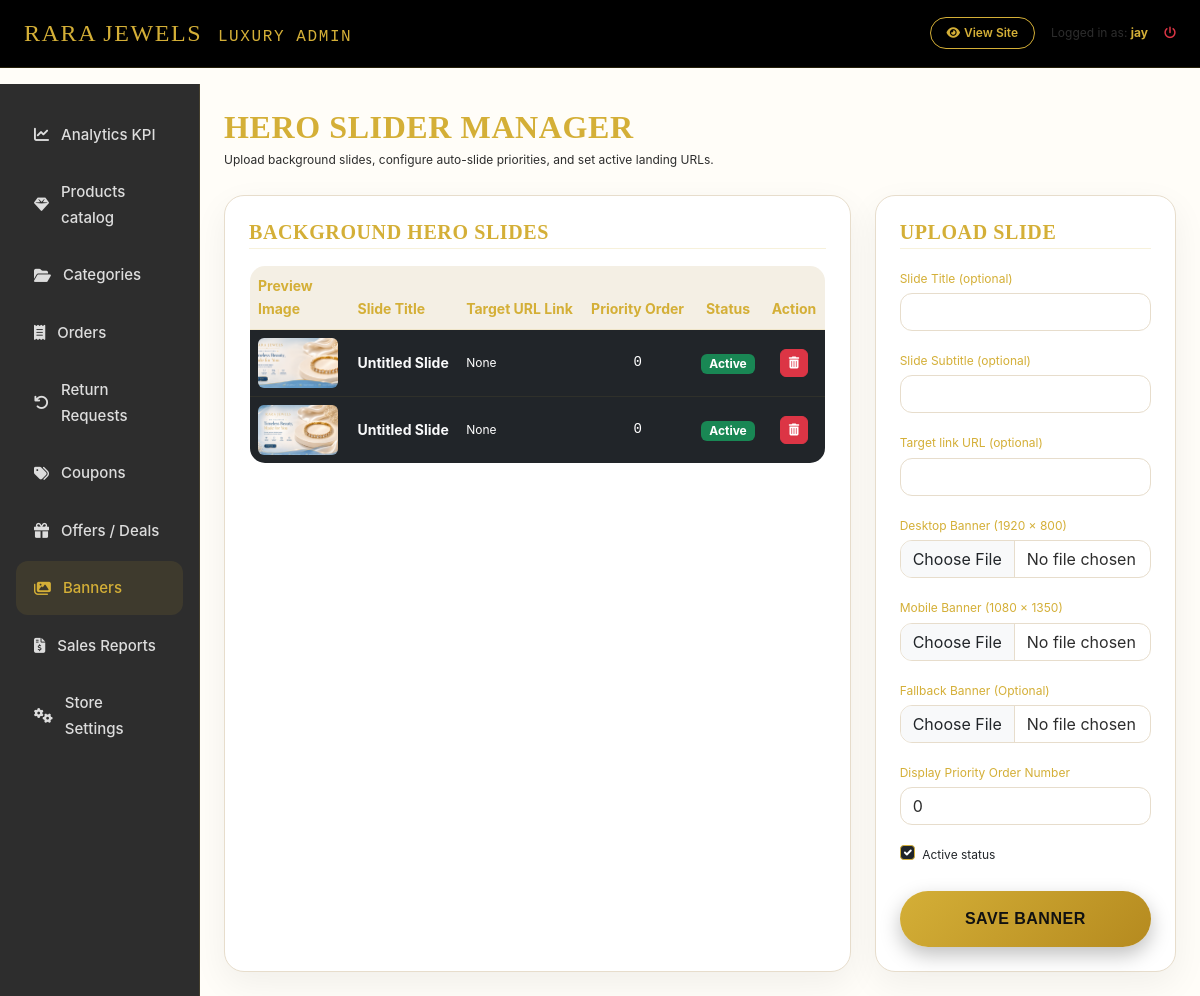
Screenshot of /luxury-admin/banners/ (signed in) with the database file from the repository.
### accounts/models.py (models this page shows, shortened)
class User(AbstractBaseUser, PermissionsMixin):
    email = models.EmailField(unique=True)
    name = models.CharField(max_length=255)
    mobile = models.CharField(max_length=15)
    is_active = models.BooleanField(default=True)
    is_staff = models.BooleanField(default=False)
    date_joined = models.DateTimeField(default=timezone.now)
    objects = CustomUserManager()
    USERNAME_FIELD = 'email'
    REQUIRED_FIELDS = ['name', 'mobile']

### shop/models.py (models this page shows, shortened)
class Banner(models.Model):
    title = models.CharField(max_length=200, blank=True)
    subtitle = models.CharField(max_length=250, blank=True)
    image = models.ImageField(upload_to='banners/')
    desktop_image = models.ImageField(
    upload_to='banners/',
    blank=True,
    null=True
)
    mobile_image = models.ImageField(
        upload_to='banners/',
        blank=True,
        null=True
    )
    link_url = models.CharField(max_length=255, blank=True)
    order = models.IntegerField(default=0)
    active = models.BooleanField(default=True)
    class Meta:
        ordering = ['order', 'id']

### shop/admin_views.py (the view)
# urls.py: path('luxury-admin/banners/', admin_views.admin_banners_view, name='admin_banners'),
@superuser_required
def admin_banners_view(request):
    banners = Banner.objects.all().order_by('order', 'id')
    form = BannerForm()
    if request.method == 'POST':
        form = BannerForm(request.POST, request.FILES)
        if form.is_valid():
            form.save()
            messages.success(request, "Hero slider banner added.")
            return redirect('shop:admin_banners')
    return render(request, 'admin_dashboard/banners.html', {'banners': banners, 'form': form})

### shop/admin_views.py (called while the page is built)
def superuser_required(view_func):
    return user_passes_test(
        lambda u: u.is_authenticated and u.is_superuser,
        login_url='accounts:login'
    )(view_func)

### shop/context_processors.py (called while the page is built)
def store_context(request):
    parent_categories = Category.objects.filter(parent=None).prefetch_related('subcategories')
    cart_items_count = 0
    cart = None
    if request.user.is_authenticated:
        cart = Cart.objects.filter(user=request.user).first()
    else:
        session_key = request.session.session_key
        if session_key:
            cart = Cart.objects.filter(session_id=session_key).first()
    if cart:
        cart_items_count = cart.items_count
    wishlist_count = 0
    if request.user.is_authenticated:
        wishlist_count = Wishlist.objects.filter(user=request.user).count()
    settings_obj = StoreSetting.get_settings()
    return {
        'nav_categories': parent_categories,
        'cart_count': cart_items_count,
        'wishlist_count': wishlist_count,
        'store_settings': settings_obj,
        'current_year': timezone.now().year
    }

### shop/models.py (called while the page is built)
    @classmethod
    def get_settings(cls):
        obj, created = cls.objects.get_or_create(id=1)
        return obj

    @property
    def items_count(self):
        return sum(item.quantity for item in self.items.all())

### templates/admin_dashboard/banners.html (shortened to what this page needs)
{% extends 'admin_dashboard/base_admin.html' %}
{% load static %}
{% block admin_content %}
<div class="d-flex justify-content-between align-items-center mb-4">
    <div>
        <h2 class="playfair-font text-gold mb-1">HERO SLIDER MANAGER</h2>
        <p class="text-xs text-light-dim mb-0">Upload background slides, configure auto-slide priorities, and set active landing URLs.</p>
    </div>
</div>
<div class="row g-4">
    <div class="col-lg-8">
        <div class="glass-card p-4 h-100">
            <h5 class="playfair-font text-gold mb-3 border-bottom border-gold-dim pb-1">BACKGROUND HERO SLIDES</h5>
            <div class="table-responsive">
                <table class="table table-dark table-luxury m-0 text-sm align-middle">
                    <thead>
                        <tr>
                            <th>Preview Image</th>
                            <th>Slide Title</th>
                            <th>Target URL Link</th>
                            <th class="text-center">Priority Order</th>
                            <th class="text-center">Status</th>
                            <th class="text-center">Action</th>
                        </tr>
                    </thead>
                    <tbody>
                        {% for b in banners %}
                        <tr>
                            <td style="width: 100px;">
                                  <img src="{% if b.desktop_image %}{{ b.desktop_image.url }}{% else %}{{ b.image.url }}{% endif %}" class="rounded" style="width:80px;height:50px;object-fit:cover;border:1px solid var(--glass-border);">
                            </td>
                            <td>
                                <strong class="text-light">{{ b.title|default:"Untitled Slide" }}</strong><br>
                            </td>
                            <td class="text-xs text-light-dim">{{ b.link_url|default:"None" }}</td>
                            <td class="text-center font-monospace">{{ b.order }}</td>
                            <td class="text-center">
                                <span class="badge {% if b.active %}bg-success{% else %}bg-secondary{% endif %} px-2 py-1 text-xs">
                                    {% if b.active %}Active{% else %}Inactive{% endif %}
                                </span>
                            </td>
                            <td class="text-center">
                                <a href="{% url 'shop:admin_banner_delete' b.pk %}" class="btn btn-xs btn-danger px-2 py-1 text-xs" title="Delete Slide" onclick="return confirm('Remove this sliding banner?');"><i class="fa-solid fa-trash-can"></i></a>
                            </td>
                        </tr>
                        {% empty %}
                        <tr>
                            <td colspan="6" class="text-center py-4 text-light-dim italic">No hero banners uploaded yet.</td>
                        </tr>
                        {% endfor %}
                    </tbody>
                </table>
            </div>
        </div>
    </div>
    <div class="col-lg-4">
        <div class="glass-card p-4">
            <h5 class="playfair-font text-gold mb-3 border-bottom border-gold-dim pb-1">UPLOAD SLIDE</h5>
            <form method="POST" enctype="multipart/form-data">
                <div class="mb-3">
                    <label class="text-xs text-gold mb-1">Slide Title (optional)</label>
                    {{ form.title }}
                </div>
                <div class="mb-3">
                    <label class="text-xs text-gold mb-1">Slide Subtitle (optional)</label>
                    {{ form.subtitle }}
                </div>
                <div class="mb-3">
                    <label class="text-xs text-gold mb-1">Target link URL (optional)</label>
                    {{ form.link_url }}
                </div>
              <div class="mb-3">
    <label class="text-xs text-gold mb-1">
        Desktop Banner (1920 × 800)
    </label>
    {{ form.desktop_image }}
</div>
<div class="mb-3">
    <label class="text-xs text-gold mb-1">
        Mobile Banner (1080 × 1350)
    </label>
    {{ form.mobile_image }}
</div>
<div class="mb-3">
    <label class="text-xs text-gold mb-1">
        Fallback Banner (Optional)
    </label>
    {{ form.image }}
</div>
                <div class="mb-3">
                    <label class="text-xs text-gold mb-1">Display Priority Order Number</label>
                    {{ form.order }}
                </div>
                <div class="form-check mb-4">
                    {{ form.active }}
                    <label class="form-check-label text-xs text-dark" for="id_active">Active status</label>
                </div>
                <button type="submit" class="btn btn-gold w-100 rounded-pill py-3 font-semibold shadow-gold">
                    SAVE BANNER
                </button>
            </form>
        </div>
    </div>
</div>
{% endblock %}

### templates/admin_dashboard/base_admin.html (shortened to what this page needs)
{% load static %}
<!DOCTYPE html>
<html lang="en">
<head>
    <link href="https://cdn.jsdelivr.net/npm/bootstrap@5.3.0/dist/css/bootstrap.min.css" rel="stylesheet">
    <link rel="stylesheet" href="https://cdnjs.cloudflare.com/ajax/libs/font-awesome/6.4.0/css/all.min.css">
    <link rel="stylesheet" href="{% static 'css/style.css' %}">
</head>
<body class="luxury-bg">
    <nav class="navbar navbar-expand-lg bg-black border-bottom border-gold-dim sticky-top py-2">
        <div class="container-fluid px-4">
            <a class="navbar-brand text-gold playfair-font fs-4 tracking-wide" href="{% url 'shop:admin_dashboard' %}">
                RARA JEWELS <span class="fs-6 text-light-dim font-monospace ms-2">LUXURY ADMIN</span>
            </a>
            <div class="d-flex align-items-center gap-3">
                <a href="{% url 'shop:home' %}" class="btn btn-xs btn-outline-gold rounded-pill px-3 text-xs"><i class="fa-solid fa-eye me-1"></i>View Site</a>
                <span class="text-xs text-light-dim">Logged in as: <strong class="text-gold">{{ user.name }}</strong></span>
                <a href="{% url 'accounts:logout' %}" class="text-danger text-xs hover-text-gold"><i class="fa-solid fa-power-off"></i></a>
            </div>
        </div>
    </nav>
    <div class="container-fluid px-0">
        <div class="row g-0">
            <div class="col-md-3 col-lg-2 admin-sidebar py-4 px-3">
                <div class="nav flex-column gap-1">
                    <a class="admin-nav-link" href="{% url 'shop:admin_dashboard' %}" id="nav-dashboard">
                        <i class="fa-solid fa-chart-line"></i>Analytics KPI
                    </a>
                    <a class="admin-nav-link" href="{% url 'shop:admin_products' %}" id="nav-products">
                        <i class="fa-solid fa-gem"></i>Products catalog
                    </a>
                    <a class="admin-nav-link" href="{% url 'shop:admin_categories' %}" id="nav-categories">
                        <i class="fa-solid fa-folder-open"></i>Categories
                    </a>
                    <a class="admin-nav-link" href="{% url 'shop:admin_orders' %}" id="nav-orders">
                        <i class="fa-solid fa-receipt"></i>Orders
                    </a>
                    <a class="admin-nav-link" href="{% url 'shop:admin_returns' %}" id="nav-returns">
                        <i class="fa-solid fa-arrow-rotate-left"></i>Return Requests
                    </a>
                    <a class="admin-nav-link" href="{% url 'shop:admin_coupons' %}" id="nav-coupons">
                        <i class="fa-solid fa-tags"></i>Coupons
                    </a>
                    <a class="admin-nav-link" href="{% url 'shop:admin_offers' %}" id="nav-offers">
                        <i class="fa-solid fa-gift"></i>Offers / Deals
                    </a>
                    <a class="admin-nav-link" href="{% url 'shop:admin_banners' %}" id="nav-banners">
                        <i class="fa-solid fa-images"></i>Banners
                    </a>
                    <a class="admin-nav-link" href="{% url 'shop:admin_reports' %}" id="nav-reports">
                        <i class="fa-solid fa-file-invoice-dollar"></i>Sales Reports
                    </a>
                    <a class="admin-nav-link" href="{% url 'shop:admin_settings' %}" id="nav-settings">
                        <i class="fa-solid fa-gears"></i>Store Settings
                    </a>
                </div>
            </div>
            <div class="col-md-9 col-lg-10 p-4">
                {% block admin_content %}{% endblock %}
            </div>
        </div>
    </div>
</body>
</html>

### static/css/style.css (style rules this page uses)
*, *::before, *::after { box-sizing: border-box; }
:root { --bg-main: #F8F4EC; --bg-section: #FFFDF8; --bg-card: #FFFFFF; --bg-soft: #EFE8DB; --gold: #D4AF37; --gold-dark: #B58A1F; --gold-light: #F4E2A1; --text: #2D2D2D; --text-light: #666666; --shadow: 0 15px 35px rgba(0, 0, 0, .08); --border: #E7DDCC; --font-heading: 'Outfit', sans-serif; --font-brand: 'Playfair Display', serif; --font-body: 'Inter', sans-serif; }
body { background: var(--bg-main); color: var(--text); font-family: var(--font-body); font-size: 15px; line-height: 1.7; overflow-x: hidden; background-repeat: no-repeat; background-size: cover; -webkit-font-smoothing: antialiased; }
.luxury-bg { background: var(--bg-section); }
h1, h2, h3, h4, h5, h6 { font-family: var(--font-heading); font-weight: 600; letter-spacing: .6px; color: #2D2D2D; }
.playfair-font { font-family: var(--font-brand) !important; }
a { color: #D4AF37; text-decoration: none; transition: all .35s ease; }
.text-gold { color: #D4AF37 !important; }
.border-gold { border-color: #D4AF37 !important; }
.border-gold-dim { border-color: rgba(212, 175, 55, .18) !important; }
.tracking-wide { letter-spacing: 1.6px !important; }
.text-xs { font-size: 12px !important; }
.text-sm { font-size: 14px !important; }
.btn-gold { background: linear-gradient(135deg, #D4AF37, #B58A1F); color: #111 !important; border: none; border-radius: 12px; font-family: var(--font-heading); font-weight: 600; letter-spacing: .5px; padding: 12px 24px; transition: all .35s ease; box-shadow: 0 8px 20px rgba(0, 0, 0, .25); }
.btn-outline-gold { background: transparent; color: #D4AF37; border: 1px solid #D4AF37; border-radius: 12px; font-weight: 600; transition: all .35s ease; }
.form-control, .form-select { background: #FFFFFF !important; border: 1px solid #E7DDCC !important; color: #2D2D2D !important; border-radius: 12px; box-shadow: none; }
.form-control::placeholder { color: #999; }
.glass-card { background: #FFFFFF; border: 1px solid #E7DDCC; border-radius: 20px; box-shadow: 0 12px 35px rgba(0, 0, 0, .06); }
.admin-sidebar { background: #2D2D2D; border-right: 1px solid rgba(212, 175, 55, .15); min-height: 100vh; }
.admin-nav-link { display: flex; align-items: center; gap: 12px; padding: 14px 18px; border-radius: 12px; color: #ddd; transition: .35s; font-weight: 500; }
.admin-nav-link:hover, .admin-nav-link.active { background: rgba(212, 175, 55, .10); color: #D4AF37; }
.table-luxury { background: #FFFFFF; border: 1px solid #E7DDCC; color: #2D2D2D; border-radius: 16px; overflow: hidden; }
.table-luxury th { background: #F4EFE4; color: #D4AF37; border-bottom: 1px solid rgba(212, 175, 55, .15); }
.table-luxury td { border-color: rgba(212, 175, 55, .08); }
button, .btn, a { transition: all .3s ease; }
html { scroll-behavior: smooth; overflow-x: hidden; }
img { max-width: 100%; height: auto; display: block; }

### rows the page displays
User: name "jay"
Banner: desktop_image (picture), title "Untitled Slide", link_url "None", order "0", active "Active"
Banner: image (picture), title "Untitled Slide", link_url "None", order "0", active "Active"
